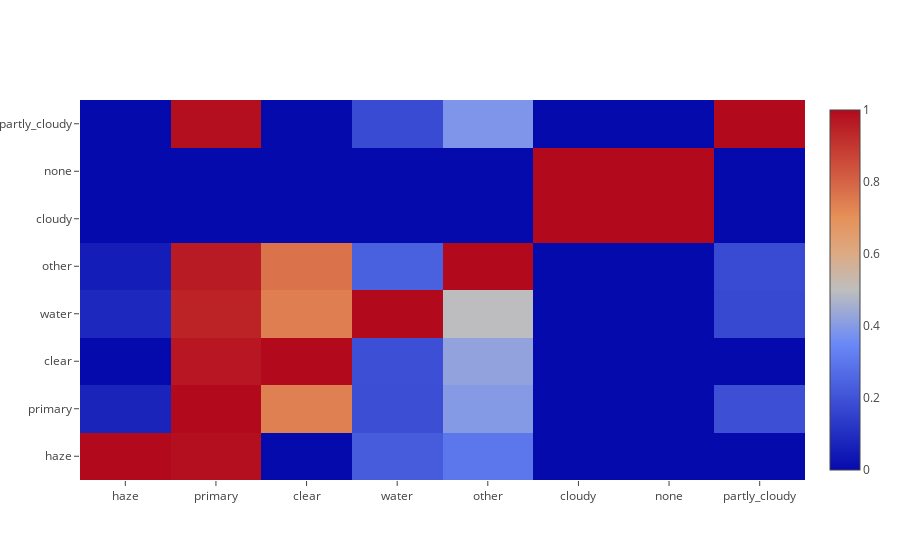

Here is the notebook cell this chart was saved with:
### Markdown cell above
### Observation
The majority pictures have 'Clear' weather and 'Primary' land type. 

There are very few pictures with no tag whatsoever

### Code cell
#Display correlation between labels 
counts = defaultdict(int)
for l in labels:
    for l2 in l:
        counts[l2] += 1

com = np.zeros([len(counts)]*2)
for i, l in enumerate(list(counts.keys())):
    for i2, l2 in enumerate(list(counts.keys())):
        c = 0
        cy = 0
        for row in labels.values:
            if l in row:
                c += 1
                if l2 in row: cy += 1
        com[i, i2] = cy / c

data=[go.Heatmap(z=com, x=list(counts.keys()), y=list(counts.keys()))]
layout=go.Layout(height=600, width=600, title='Co-occurence matrix of training labels')
fig=dict(data=data, layout=layout)
py.iplot(data, filename='train-com')

### Figure 1 — Plotly figure (JSON) as saved in the notebook; plotly's stock layout.template omitted (floating-point values rounded to 4 significant figures)
{"data": [{"type": "heatmap", "uid": "d25100c8-9877-11e8-bf06-9cb6d0d76d06", "x": ["haze", "primary", "clear", "water", "other", "cloudy", "none", "partly_cloudy"], "y": ["haze", "primary", "clear", "water", "other", "cloudy", "none", "partly_cloudy"], "z": [[1, 0.99, 0, 0.2273, 0.3003, 0, 0, 0], [0.07118, 1, 0.7376, 0.1866, 0.399, 0, 0, 0.1913], [0, 0.9731, 1, 0.1935, 0.42, 0, 3.517e-05, 0], [0.08271, 0.9447, 0.7425, 1, 0.4974, 0, 0, 0.1747], [0.0521, 0.9627, 0.7681, 0.2371, 1, 0, 0, 0.1798], [0, 0, 0, 0, 0, 1, 1, 0], [0, 0, 0.0004782, 0, 0, 0.999, 1, 0.0004782], [0, 0.9882, 0, 0.1784, 0.3851, 0, 0.0001377, 1]]}], "layout": {}}
